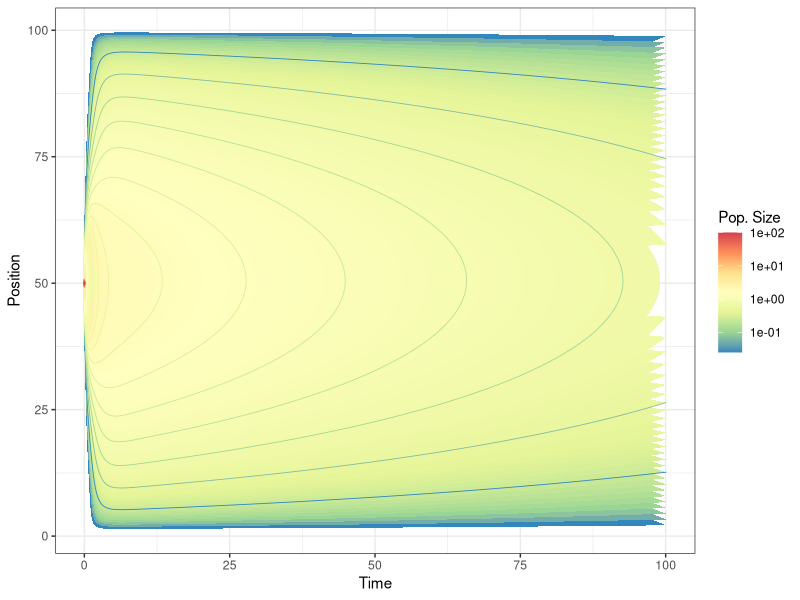

Source code (R):
library(ggplot2)
library(dplyr)
library(magrittr)
library(tidyr)
data_extinct <- readr::read_delim("data_0.09.txt", "\t", escape_double = FALSE, col_names = FALSE, trim_ws = TRUE) %>%
    set_names(c("time", paste0("",seq(1,100,1))))

df <- data_extinct %>% 
    gather(key=i, value=N, -time) %>%
    mutate(i = as.integer(i)) %>%
    arrange(time, i)

ggplot(df, aes(x=time, y=i, z = N))+
    stat_contour(geom = "polygon", 
                 aes(fill = ..level..),
                 bins = 4000) +
    scale_fill_distiller(palette="Spectral", 
                         trans="log10")+
    geom_contour(aes(colour = ..level..), 
                 binwidth=0.25,
                 lwd=0.3, show.legend = F)+
    scale_color_distiller(palette="Spectral", 
                         trans="log10")+
    labs(x="Time", y="Position", fill="Pop. Size")+
    theme_bw()